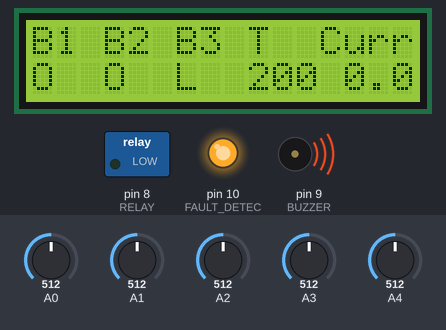
Simulated run of this sketch. Board: Arduino Uno, built with avr-gcc and run on an emulated ATmega328P. Parts: 16×2 character LCD, switched loads named in the sketch (green lamp = pin HIGH), output pins drawn as LEDs (lit = HIGH), buzzer (waves = sounding, pin HIGH). The inputs (shaded band) are chosen by the test bench; at power-on: A3 = 512, A0 = 512, A4 = 512, A1 = 512, A2 = 512.

Above: at 1.2 s.
1.3 s: A3 set to 605
2.8 s: A3 set to 626
At 3.7 s:
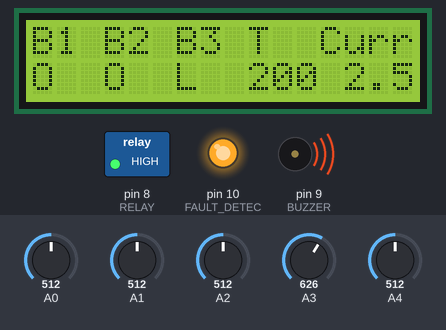
4.3 s: A0 set to 599
5.8 s: A0 set to 633
At 7.0 s:
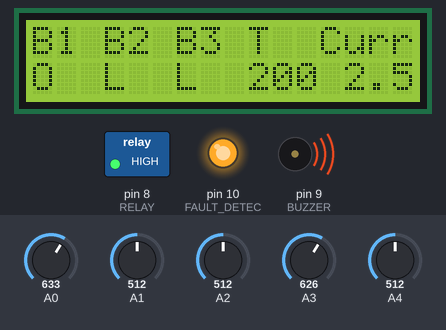
7.3 s: A4 set to 436
8.8 s: A4 set to 408
At 9.4 s:
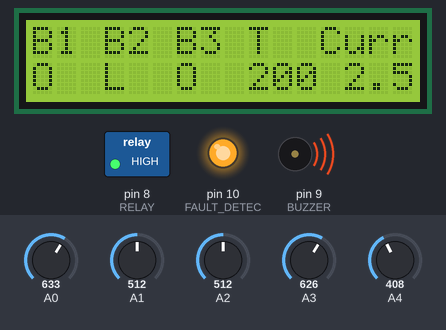
Timing chart, 0 to 11.3 s (numbered marks = the images above; inputs shaded):
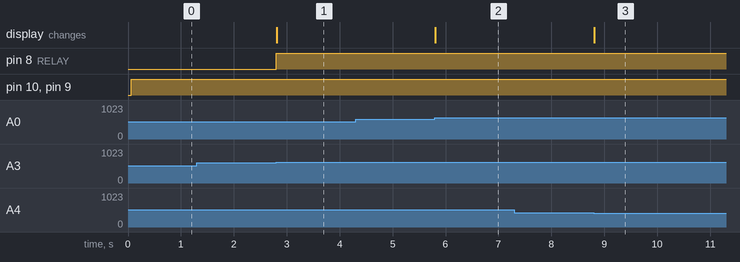

Measured:
- the behaviour switches between 613 and 614 on A3 (found by bisection; images 0 and 1)
- the behaviour switches between 614 and 615 on A0 (found by bisection; images 1 and 2)
- the behaviour switches between 422 and 421 on A4 (found by bisection; images 2 and 3)
- after the input at 1.3 s, every drawn part: stays the same
- after the input at 2.8 s, pin 8 (RELAY): LOW → HIGH at once; the display: changes at once (image 1)
- after the input at 4.3 s, every drawn part: stays the same
- after the input at 5.8 s, the display: changes at once (image 2)
- after the input at 7.3 s, every drawn part: stays the same
- after the input at 8.8 s, the display: changes at once (image 3)

The sketch:

BMS.ino
```cpp
/*
Programmer Name: - Shikhar Singh
Project: - Battery Monitoring System using Arduino
*/

#include <LiquidCrystal.h>

LiquidCrystal lcd(13, 12, 5, 4, 3, 2);  //Defining LCD pins.

int RS = 13;                            //Defining variables to store pins values.
int EN = 12;
int FAULT_DETEC = 10;
int BUZZER = 9;
int RELAY = 8;

float temp = 0, current = 0;            //Variables to store analog read values.
int bat_1 = 0, bat_2 = 0, bat_3 = 0;
float bat_1_v = 0.0, bat_2_v = 0.0, bat_3_v = 0.0;
float temp_v = 0.0, current_v = 0.0;

void setup() {
  // put your setup code here, to run once:
  Serial.begin(9600);

  pinMode(RS, OUTPUT);                 //Defining pin modes for all input and output pins.
  pinMode(EN, OUTPUT);
  pinMode(FAULT_DETEC, OUTPUT);
  pinMode(BUZZER, OUTPUT);
  pinMode(RELAY, OUTPUT);
  pinMode(5, OUTPUT);
  pinMode(4, OUTPUT);
  pinMode(3, OUTPUT);
  pinMode(2, OUTPUT);

  lcd.begin(16, 2);

  digitalWrite(FAULT_DETEC, LOW);      //By default fault detector LED off, Buzzer off, Lamp disconnected to battery bank.
  digitalWrite(BUZZER, LOW);

  digitalWrite(RELAY, LOW);            //When relay is high the load is connected to the battery bank.
}

void loop() {
  // put your main code here, to run repeatedly:
  bat_3 = analogRead(A3);              //Reading analog values.
  bat_2 = analogRead(A4);
  bat_1 = analogRead(A0);
  temp = analogRead(A1);

  bat_1_v = ((float)bat_1/1023) * 5;   //Converting analog read values to voltages and temperature in degrees celcius.
  bat_2_v = ((((float)bat_2/1023) * 2) * 5) - bat_1_v;
  bat_3_v = ((((float)bat_3/1023) * 5) *2) - (bat_1_v + bat_2_v);
  temp_v = ((((float)temp/1023) * 5) / 0.01) - 50;

  if(bat_1_v < 2 or bat_2_v < 2 or bat_3_v < 2) {     //If any one battery faulty fault detector turned off.
    digitalWrite(FAULT_DETEC, HIGH);
  }

  if((bat_1_v + bat_2_v + bat_3_v) > 6.00) {          //If cumulative voltage is greater than 6 Volts load is connected and current is measured.
    digitalWrite(RELAY, HIGH);
    current = analogRead(A2);
    current_v = (((float)current / 1023) * 5);
  }

  else {                                              //If cumulative voltage less than 6V load disconnected and current set to 0.
    digitalWrite(RELAY, LOW);
    current_v = 0.0;
  }

  if(temp_v >= 40) {                                  //If temperature greater than 40 degrees buzzer activated.
    digitalWrite(BUZZER, HIGH);
  }

  else {                                              //Buzzer off when temperature less than 40 degrees.
    digitalWrite(BUZZER, LOW);
  }

  lcd.print("B1 B2 B3 T  Curr");                      //Printing first line of LCD.
  lcd.setCursor(0, 1);                                //Cursor set on second line.
  if(bat_1_v >= 2) {                                  //If battery voltage greater than 2V O is printed else L is printed.
    lcd.print("O  ");
  }
  else {
    lcd.print("L  ");
  }

  if(bat_2_v >= 2) {
    lcd.print("O  ");
  }
  else {
    lcd.print("L  ");
  }

  if(bat_3_v >= 2) {
    lcd.print("O  ");
  }
  else {
    lcd.print("L  ");
  }

  lcd.print((int)temp_v);                             //Printing temperature value.
  lcd.print(" ");
  lcd.print(current_v);                               //Printing current value.
}
```

BMS.c
```cpp
/*
Programmer Name: - Shikhar Singh
Project: - Battery Monitoring System using Arduino

*/

#include <LiquidCrystal.h>

LiquidCrystal lcd(13, 12, 5, 4, 3, 2);  //Defining LCD pins.

int RS = 13;                            //Defining variables to store pins values.
int EN = 12;
int FAULT_DETEC = 10;
int BUZZER = 9;
int RELAY = 8;

float temp = 0, current = 0;            //Variables to store analog read values.
int bat_1 = 0, bat_2 = 0, bat_3 = 0;
float bat_1_v = 0.0, bat_2_v = 0.0, bat_3_v = 0.0;
float temp_v = 0.0, current_v = 0.0;

void setup() {
  // put your setup code here, to run once:
  Serial.begin(9600);

  pinMode(RS, OUTPUT);                 //Defining pin modes for all input and output pins.
  pinMode(EN, OUTPUT);
  pinMode(FAULT_DETEC, OUTPUT);
  pinMode(BUZZER, OUTPUT);
  pinMode(RELAY, OUTPUT);
  pinMode(5, OUTPUT);
  pinMode(4, OUTPUT);
  pinMode(3, OUTPUT);
  pinMode(2, OUTPUT);

  lcd.begin(16, 2);

  digitalWrite(FAULT_DETEC, LOW);      //By default fault detector LED off, Buzzer off, Lamp disconnected to battery bank.
  digitalWrite(BUZZER, LOW);

  digitalWrite(RELAY, LOW);            //When relay is high the load is connected to the battery bank.
}

void loop() {
  // put your main code here, to run repeatedly:
  bat_3 = analogRead(A3);              //Reading analog values.
  bat_2 = analogRead(A4);
  bat_1 = analogRead(A0);
  temp = analogRead(A1);

  bat_1_v = ((float)bat_1/1023) * 5;   //Converting analog read values to voltages and temperature in degrees celcius.
  bat_2_v = ((((float)bat_2/1023) * 2) * 5) - bat_1_v;
  bat_3_v = ((((float)bat_3/1023) * 5) *2) - (bat_1_v + bat_2_v);
  temp_v = ((((float)temp/1023) * 5) / 0.01) - 50;

  if(bat_1_v < 2 or bat_2_v < 2 or bat_3_v < 2) {     //If any one battery faulty fault detector turned off.
    digitalWrite(FAULT_DETEC, HIGH);
  }

  if((bat_1_v + bat_2_v + bat_3_v) > 6.00) {          //If cumulative voltage is greater than 6 Volts load is connected and current is measured.
    digitalWrite(RELAY, HIGH);
    current = analogRead(A2);
    current_v = (((float)current / 1023) * 5);
  }

  else {                                              //If cumulative voltage less than 6V load disconnected and current set to 0.
    digitalWrite(RELAY, LOW);
    current_v = 0.0;
  }

  if(temp_v >= 40) {                                  //If temperature greater than 40 degrees buzzer activated.
    digitalWrite(BUZZER, HIGH);
  }

  else {                                              //Buzzer off when temperature less than 40 degrees.
    digitalWrite(BUZZER, LOW);
  }

  lcd.print("B1 B2 B3 T  Curr");                      //Printing first line of LCD.
  lcd.setCursor(0, 1);                                //Cursor set on second line.
  if(bat_1_v >= 2) {                                  //If battery voltage greater than 2V O is printed else L is printed.
    lcd.print("O  ");
  }
  else {
   	lcd.print("L  ");
  }

  if(bat_2_v >= 2) {
    lcd.print("O  ");
  }
  else {
   	lcd.print("L  ");
  }

  if(bat_3_v >= 2) {
    lcd.print("O  ");
  }
  else {
   	lcd.print("L  ");
  }

  lcd.print((int)temp_v);                             //Printing temperature value.
  lcd.print(" ");
  lcd.print(current_v);                               //Printing current value.
}
```
